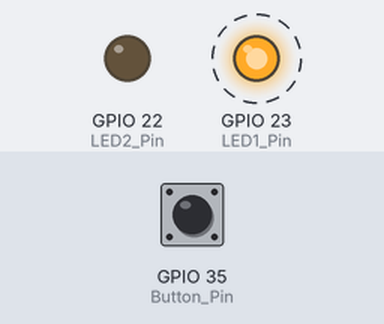
The sketch below on a simulated ESP32. On the bench: output pins drawn as LEDs (lit = HIGH). Dashed ring = blinking. The test bench sets the inputs (shaded band); at power-on: GPIO 35 (Button_Pin) LOW.

Above: at 1.2 s.
1.3 s: GPIO 35 (Button_Pin) pulled HIGH for 0.15 s
At 1.75 s:
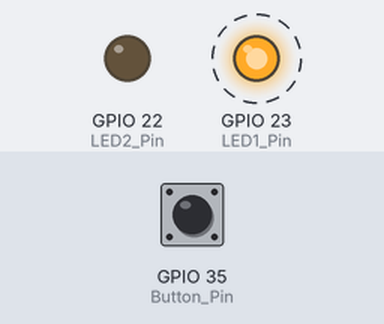
4.3 s: GPIO 35 (Button_Pin) pulled HIGH for 1 s
At 5.17 s:
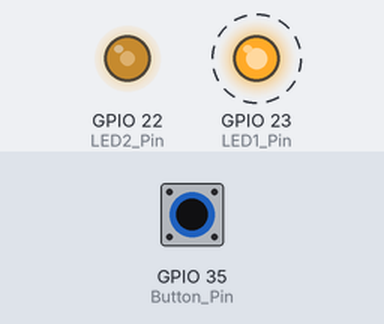
At 7.8 s:
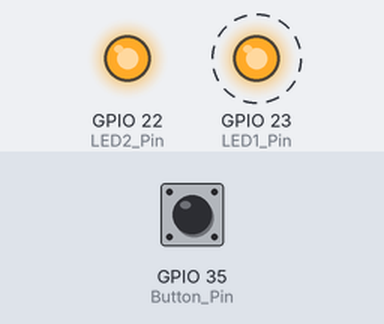
Timing chart, 0 to 13.5 s (numbered marks = the images above; inputs shaded):
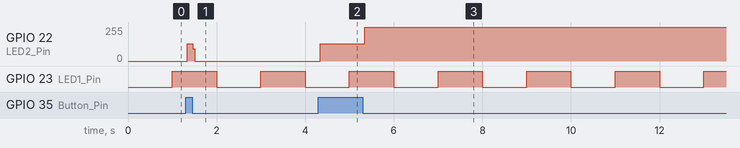

Measured:
- after the input at 1.3 s, GPIO 22 (LED2_Pin): 0/255 → 128/255 at once, → 0/255 0.12 s later
- after the input at 4.3 s, GPIO 22 (LED2_Pin): 0/255 → 128/255 at once, → 255/255 1.0 s later
- by itself, GPIO 23 (LED1_Pin): alternates HIGH for 1.0 s and LOW for 1.0 s

The sketch:

Lab06_01_noInterrup_led2state.ino
```cpp
#define Button_Pin 35
#define LED1_Pin 23
#define LED2_Pin 22

unsigned long previousMillis = 0; // เก็บค่าเวลาล่าสุดที่เริ่มต้นการกระพริบ LED1
const long interval = 1000;        // ช่วงเวลาในการกระพริบ LED1 (หน่วย: มิลลิวินาที)

bool led2State = false; // สถานะปัจจุบันของ LED2 (เริ่มต้นดับ)

void setup()
{
  pinMode(LED1_Pin, OUTPUT);
  pinMode(LED2_Pin, OUTPUT);
  pinMode(Button_Pin, INPUT);
}

void loop()
{
  // ตรวจสอบสถานะของปุ่ม
  if (digitalRead(Button_Pin) == HIGH)
  {
    // กำหนดสถานะให้ LED2 ตรงกับสถานะปัจจุบัน
    digitalWrite(LED2_Pin, led2State);
    // เปลี่ยนสถานะ LED2
    led2State = !led2State;
  }

  // ตรวจสอบเวลาเพื่อกระพริบ LED1
  unsigned long currentMillis = millis();
  if (currentMillis - previousMillis >= interval)
  {
    // บันทึกค่าเวลาปัจจุบัน
    previousMillis = currentMillis;

    // สลับสถานะ LED1
    digitalWrite(LED1_Pin, !digitalRead(LED1_Pin));
  }
}
```
